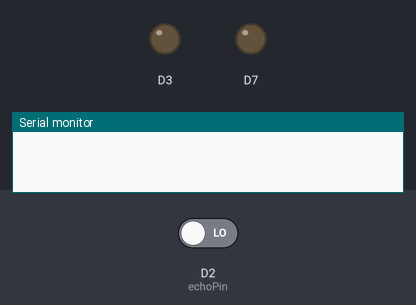
This sketch was run on a simulated ESP8266 (NodeMCU). Parts: output pins drawn as LEDs (lit = HIGH), the last lines printed to the serial monitor. Inputs (shaded band) come from the test bench; at power-on: D2 (echoPin) LOW. Pins used as bus, display or sensor lines are not drawn.

Above: at 0.0 s.
At 1.1 s:
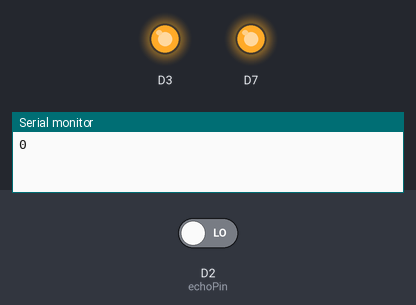
Timing chart, 0 to 2.6 s (numbered marks = the images above):
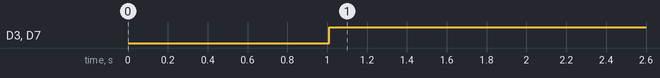

Measured:
- by itself, D3, D7: LOW → HIGH at 1.0 s

The sketch:

ultra_sonic.ino
```cpp
int trigPin = D1;      // trig pin of HC-SR04
int echoPin = D2;     // Echo pin of HC-SR

long duration, distance;

void setup() {

Serial.begin(9600);

  pinMode(D3,OUTPUT);
  pinMode(D7,OUTPUT);
  pinMode(trigPin, OUTPUT);         // set trig pin as output
  pinMode(echoPin, INPUT);          //set echo pin as input to capture reflected waves
}

void loop() {

  digitalWrite(trigPin, LOW);
  delayMicroseconds(2);
  digitalWrite(trigPin, HIGH);     // send waves for 10 us
  delayMicroseconds(10);
  duration = pulseIn(echoPin, HIGH); // receive reflected waves
  distance = duration*0.034/2;;   // convert to distance
  delay(10);
    // If you dont get proper movements of your robot then alter the pin numbers
 Serial.println(distance);

 if(distance<20)
 {
  digitalWrite(D3,HIGH);
  digitalWrite(D7,HIGH);

 }
 /*else{
  digitalWrite(D3,LOW);
  digitalWrite(D3,LOW);
 }*/

 else if((distance>20)&&(distance<50))
 {
  analogWrite(D3,512);
  digitalWrite(D7,LOW);
 }
 else
 {
  digitalWrite(D3,LOW);
  digitalWrite(D7,LOW);
 }

}
```
